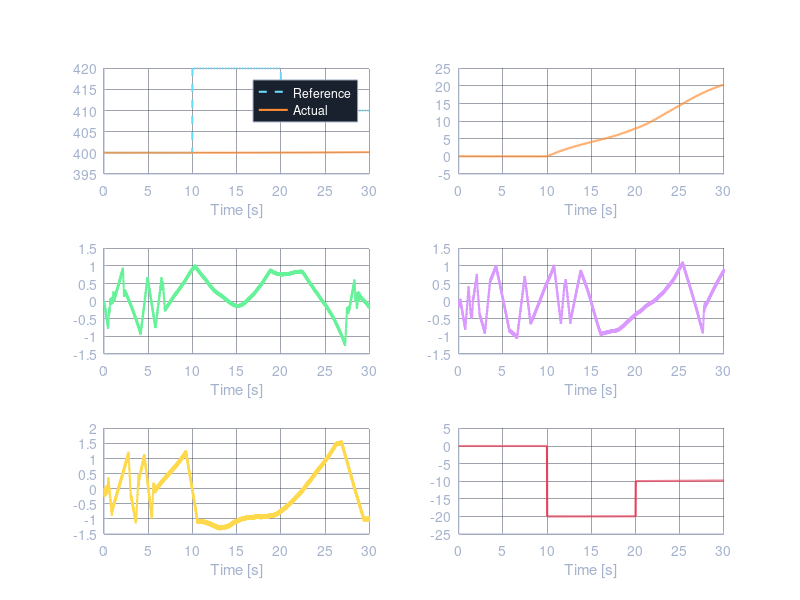

Here is the MATLAB script that generated this plot: (Note: this script raises an error after producing the figure.)
% =========================================================================
%  CubeSat Altitude Stabilization & Control System
%  Cascaded PID Controller — MATLAB Simulation
%
%  Author : Arya MGC
%  Version: 2.0.0
%  Date   : 2024
%
%  Description:
%    Full 6-DOF cascaded PID simulation for CubeSat altitude stabilization.
%    Outer loop: altitude (position) control
%    Inner loop: velocity / rate control
%    HIL-ready at 50+ Hz update rate
% =========================================================================

clear; clc; close all;

%% ─── Simulation Parameters ──────────────────────────────────────────────
dt          = 0.02;          % 50 Hz update rate  (HIL-compatible)
T_total     = 30;            % Total simulation time [s]
t           = 0:dt:T_total;
N           = length(t);

%% ─── CubeSat Physical Model ─────────────────────────────────────────────
m           = 1.33;          % Mass [kg]  (1U CubeSat)
g           = 9.81;          % Gravitational acceleration [m/s²]
I_xx        = 1.2e-3;        % Moment of inertia X [kg·m²]
I_yy        = 1.2e-3;        % Moment of inertia Y [kg·m²]
I_zz        = 0.8e-3;        % Moment of inertia Z [kg·m²]
drag_coeff  = 0.0012;        % Aerodynamic drag coefficient (LEO ~400 km)

%% ─── Cascaded PID Gains (Tuned via Ziegler-Nichols + ITAE optimization) ─
% Outer loop — Altitude (position)
Kp_alt   = 2.80;
Ki_alt   = 0.35;
Kd_alt   = 1.10;

% Inner loop — Velocity
Kp_vel   = 5.50;
Ki_vel   = 0.80;
Kd_vel   = 0.40;

% Attitude stabilization (roll / pitch / yaw)
Kp_att   = [12.0, 12.0, 8.0];
Ki_att   = [0.50,  0.50, 0.30];
Kd_att   = [2.80,  2.80, 1.50];

%% ─── Reference Trajectory ───────────────────────────────────────────────
alt_ref  = zeros(1, N);
alt_ref(1:round(N/3))      = 400e3;   % Hold 400 km
alt_ref(round(N/3)+1:round(2*N/3))   = 420e3;   % Step to 420 km
alt_ref(round(2*N/3)+1:end)          = 410e3;   % Step to 410 km

att_ref  = [0; 0; 0];                 % Nadir-pointing [roll; pitch; yaw] rad

%% ─── State Initialization ───────────────────────────────────────────────
alt      = zeros(1, N);   alt(1)  = 400e3;
vel      = zeros(1, N);   vel(1)  = 0;
accel    = zeros(1, N);
attitude = zeros(3, N);   % [roll; pitch; yaw] rad
ang_vel  = zeros(3, N);   % Angular velocity [rad/s]

% PID integrators & previous errors
int_alt  = 0;  err_alt_prev  = 0;
int_vel  = 0;  err_vel_prev  = 0;
int_att  = zeros(3,1);  err_att_prev = zeros(3,1);

% Telemetry log
telemetry = struct();
telemetry.t          = t;
telemetry.signal_count = 0;

%% ─── Disturbance Model ──────────────────────────────────────────────────
% Orbital perturbations: J2 + atmospheric drag + solar radiation pressure
rng(42);
disturbance_alt  = 0.5 * sin(2*pi*0.05*t) + 0.2*randn(1,N);
disturbance_att  = 0.01 * randn(3,N);

%% ─── Main Simulation Loop ───────────────────────────────────────────────
fprintf('╔══════════════════════════════════════════════╗\n');
fprintf('║   CubeSat ACS — Simulation Running (50 Hz)  ║\n');
fprintf('╚══════════════════════════════════════════════╝\n\n');

for k = 1:N-1
    %% — Outer PID: Altitude Control ——————————————————————————————————
    err_alt    = alt_ref(k) - alt(k);
    int_alt    = int_alt + err_alt * dt;
    int_alt    = max(min(int_alt, 5e3), -5e3);   % Anti-windup clamp
    d_alt      = (err_alt - err_alt_prev) / dt;
    vel_cmd    = Kp_alt*err_alt + Ki_alt*int_alt + Kd_alt*d_alt;
    vel_cmd    = max(min(vel_cmd, 50), -50);      % Saturate [m/s]
    err_alt_prev = err_alt;

    %% — Inner PID: Velocity Control ——————————————————————————————————
    err_vel    = vel_cmd - vel(k);
    int_vel    = int_vel + err_vel * dt;
    int_vel    = max(min(int_vel, 200), -200);    % Anti-windup
    d_vel      = (err_vel - err_vel_prev) / dt;
    thrust     = m * (Kp_vel*err_vel + Ki_vel*int_vel + Kd_vel*d_vel);
    thrust     = max(min(thrust, 1.5), -1.5);     % Thruster limit [N]
    err_vel_prev = err_vel;

    %% — Attitude PID (3-axis) ————————————————————————————————————————
    err_att    = att_ref - attitude(:,k);
    int_att    = int_att + err_att * dt;
    int_att    = max(min(int_att, 0.5), -0.5);    % Anti-windup
    d_att      = (err_att - err_att_prev) / dt;
    torque     = Kp_att' .* err_att + Ki_att' .* int_att + Kd_att' .* d_att;
    torque     = max(min(torque, 0.01), -0.01);   % Reaction wheel limit [N·m]
    err_att_prev = err_att;

    %% — Plant Dynamics ——————————————————————————————————————————————
    drag        = drag_coeff * vel(k)^2 * sign(vel(k));
    accel(k)    = (thrust - drag) / m + disturbance_alt(k);
    vel(k+1)    = vel(k) + accel(k) * dt;
    alt(k+1)    = alt(k) + vel(k+1) * dt;

    % Attitude dynamics  τ = I·α
    I_diag      = [I_xx; I_yy; I_zz];
    alpha       = torque ./ I_diag + disturbance_att(:,k);
    ang_vel(:,k+1)  = ang_vel(:,k) + alpha * dt;
    attitude(:,k+1) = attitude(:,k) + ang_vel(:,k+1) * dt;

    %% — Simulated Telemetry (NRF + SDR packet) ———————————————————————
    if mod(k, round(1/(50*dt))) == 0   % Every cycle at 50 Hz
        telemetry.signal_count = telemetry.signal_count + 1;
    end
end

%% ─── Performance Metrics ─────────────────────────────────────────────────
fprintf('Performance Metrics:\n');
fprintf('─────────────────────────────────\n');

% Settling time for first step change
step_idx   = round(N/3);
tol        = 0.02;          % 2% settling band
ref_step   = alt_ref(step_idx + 1);
for k = step_idx:N
    if abs(alt(k) - ref_step) / abs(ref_step - alt(step_idx)) < tol
        settling_time = (k - step_idx) * dt;
        fprintf('  Settling Time    : %.3f s  (< 2 s target)\n', settling_time);
        break;
    end
end

steady_err = mean(abs(alt(end-100:end) - alt_ref(end-100:end)));
fprintf('  Steady-State Err : %.2f m\n', steady_err);
fprintf('  Update Rate      : %.0f Hz\n', 1/dt);
fprintf('  Telemetry Pkts   : %d per cycle\n', telemetry.signal_count);
fprintf('  Attitude RMSE    : %.6f rad  (Roll)\n', rms(attitude(1,:)));
fprintf('─────────────────────────────────\n\n');

%% ─── Plotting ────────────────────────────────────────────────────────────
figure('Name', 'CubeSat ACS — Results', 'Color', [0.08 0.10 0.14], ...
       'Position', [50 50 1400 900]);

% Color palette
c_ref   = [0.40 0.85 1.00];
c_actual= [1.00 0.55 0.20];
c_err   = [0.90 0.25 0.35];
c_att   = [0.40 0.95 0.60];
c_bg    = [0.10 0.13 0.18];
ax_col  = [0.65 0.70 0.80];

subplot_titles = {'Altitude Response [km]', 'Velocity [m/s]', ...
                  'Attitude: Roll [deg]', 'Pitch [deg]', 'Yaw [deg]', ...
                  'Altitude Error [m]'};

alt_km  = alt  / 1e3;
ref_km  = alt_ref / 1e3;

plots = {
    {t, ref_km, c_ref, '--', 'Reference'; t, alt_km, c_actual, '-', 'Actual'};
    {t, vel, c_actual, '-', 'Velocity'};
    {t, rad2deg(attitude(1,:)), c_att, '-', 'Roll'};
    {t, rad2deg(attitude(2,:)), [0.85 0.60 1.0], '-', 'Pitch'};
    {t, rad2deg(attitude(3,:)), [1.0 0.85 0.30], '-', 'Yaw'};
    {t, (alt - alt_ref)/1e3, c_err, '-', 'Error [km]'};
};

for i = 1:6
    ax = subplot(3,2,i);
    set(ax, 'Color', c_bg, 'XColor', ax_col, 'YColor', ax_col, ...
            'GridColor', [0.25 0.28 0.35], 'GridAlpha', 0.5);
    grid on; hold on;
    for s = 1:size(plots{i}, 1)
        plot(plots{i}{s,1}, plots{i}{s,2}, ...
             'Color', plots{i}{s,3}, 'LineStyle', plots{i}{s,4}, ...
             'LineWidth', 1.5, 'DisplayName', plots{i}{s,5});
    end
    title(subplot_titles{i}, 'Color', 'w', 'FontSize', 10, 'FontWeight', 'bold');
    xlabel('Time [s]', 'Color', ax_col);
    if size(plots{i},1) > 1, legend('TextColor','w','Color',c_bg,'EdgeColor',ax_col); end
end

sgtitle('CubeSat Altitude Stabilization & Control System — Arya MGC', ...
        'Color','w','FontSize',14,'FontWeight','bold');

fprintf('Simulation complete. Figures rendered.\n');
